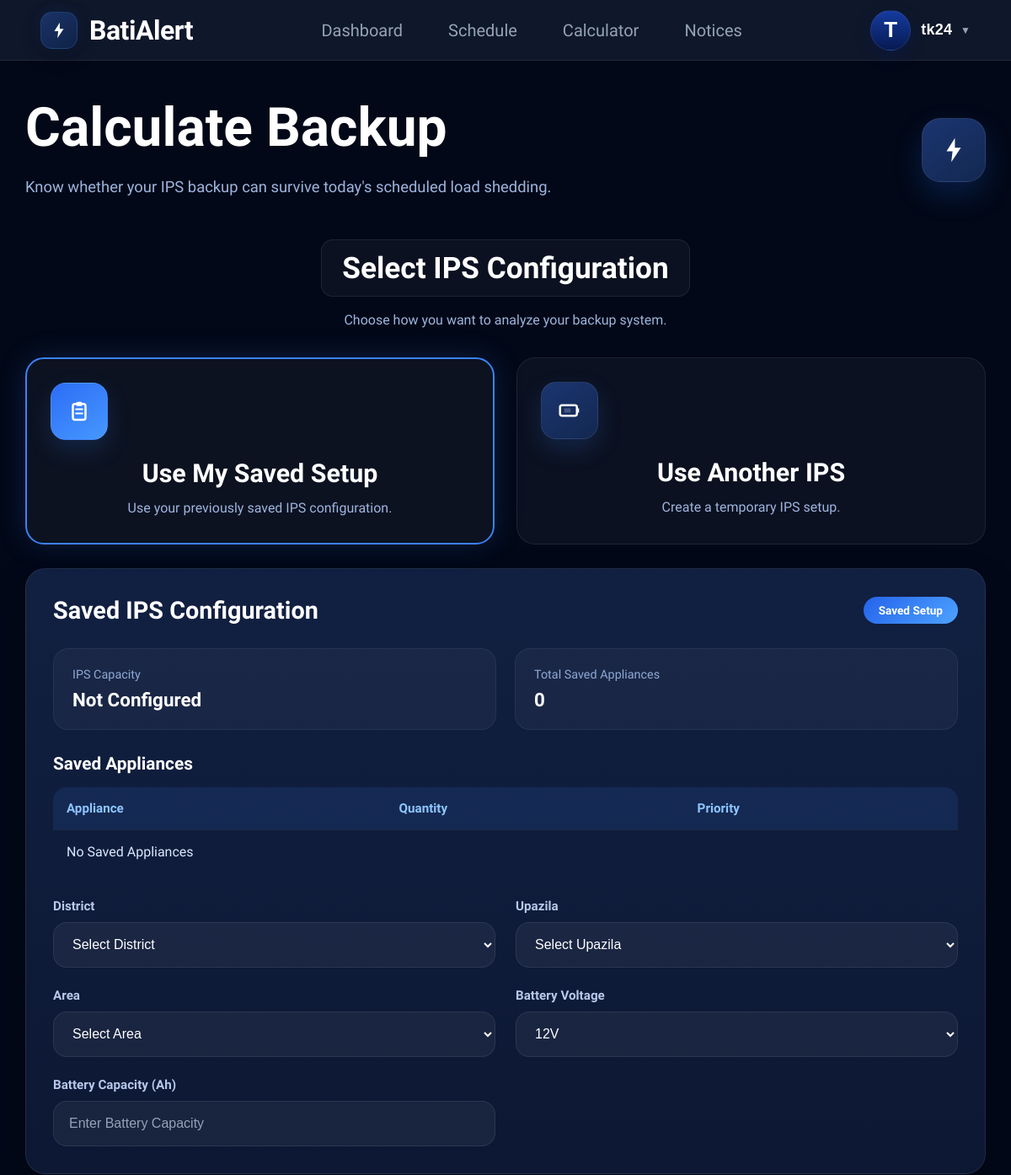
Page /calculator/ (signed in, upper part) on the earlier database version.
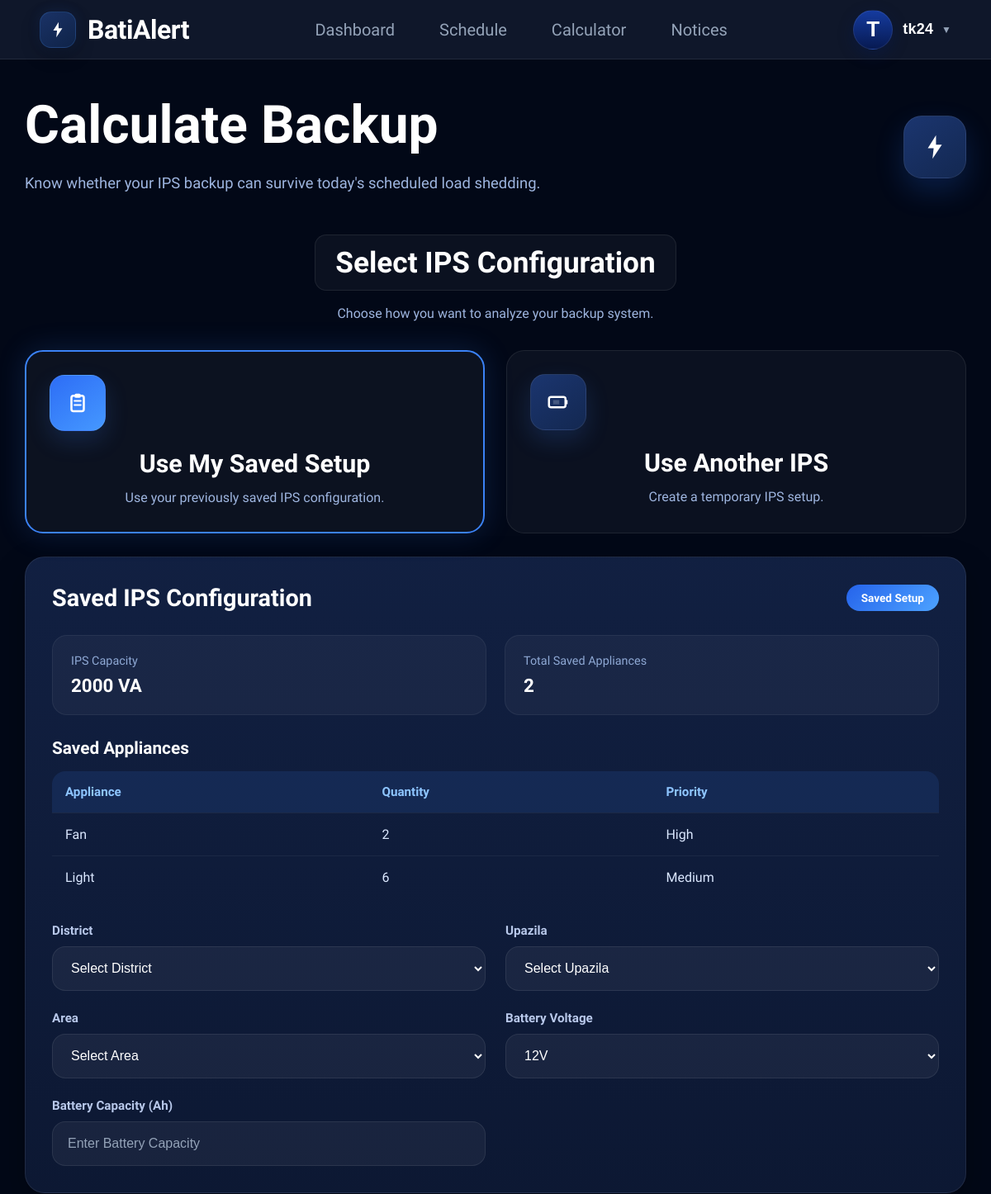
Same page on the later database version.
### users/models.py (models this page shows, shortened)
class SavedSetup(models.Model):
    user = models.OneToOneField(
        User,
        on_delete=models.CASCADE
    )
    ips_capacity = models.IntegerField()

class SetupAppliance(models.Model):
    setup = models.ForeignKey(
        SavedSetup,
        on_delete=models.CASCADE,
        related_name="items"
    )
    appliance = models.ForeignKey(
        Appliance,
        on_delete=models.CASCADE
    )
    quantity = models.PositiveIntegerField()
    custom_watt = models.PositiveIntegerField(
        null=True,
        blank=True
    )
    priority = models.PositiveIntegerField()

### core/models.py (models this page shows, shortened)
class Appliance(models.Model):
    name = models.CharField(
        max_length=100
    )
    watt = models.IntegerField()

### core/views.py (the view, shortened to what this page needs)
@login_required
def calculator(request):
    saved_setup = SavedSetup.objects.filter(
        user=request.user
    ).first()
    profile = UserProfile.objects.filter(
        user=request.user
    ).first()
    appliances = []
    if saved_setup:
        appliances = (
            SetupAppliance.objects
            .filter(setup=saved_setup)
            .select_related("appliance")
        )
    districts = (
        Area.objects
        .values_list("district", flat=True)
        .distinct()
        .order_by("district")
    )
    appliances_list = (
        Appliance.objects
        .all()
        .order_by("name")
    )
    result = None
    context = {
        "saved_setup": saved_setup,
        "profile": profile,
        "appliances": appliances,
        "districts": districts,
        "appliances_list": appliances_list,
        "result": result,
    }
    return render(request, "calculator.html", context)

### users/context_processors.py (called while the page is built)
def appliance_context(request):
    return {
        "appliances":
        Appliance.objects.all()
    }

### templates/calculator.html (shortened to what the changed rows need)
{% extends 'base.html' %}
{% block content %}
<section class="calculator-section">
    <div class="calculator-container">
<div class="calculator-header">
    <div class="hero-left">
        <h1 class="calculator-title">Calculate Backup</h1>
    </div>
</div>
<form method="POST" id="calculatorForm">
<div class="setup-selection">
    <h2 class="section-title">Select IPS Configuration</h2>
</div>
<div class="saved-setup-section" id="savedSetupSection">
    <div class="glass-card">
        <div class="card-header">
            <h2>Saved IPS Configuration</h2>
        </div>
        <div class="saved-grid">
            <div class="saved-item">
                <span class="saved-label">IPS Capacity</span>
                <h3>
                    {% if saved_setup %}{{ saved_setup.ips_capacity }} VA{% else %}Not Configured{% endif %}
                </h3>
            </div>
            <div class="saved-item">
                <span class="saved-label">Total Saved Appliances</span>
                <h3>{{ appliances|length }}</h3>
            </div>
        </div>
        <div class="saved-appliances">
            <table class="appliance-table">
                <thead>
                    <tr>
                        <th>Appliance</th>
                        <th>Quantity</th>
                        <th>Priority</th>
                    </tr>
                </thead>
                <tbody>
                    {% for item in appliances %}
                    <tr>
                        <td>{{ item.appliance.name }}</td>
                        <td>{{ item.quantity }}</td>
                        <td>
                            {% if item.priority == 1 %}High
                            {% elif item.priority == 2 %}Medium
                            {% else %}Low
                            {% endif %}
                        </td>
                    </tr>
                    {% empty %}
                    <tr><td colspan="3">No Saved Appliances</td></tr>
                    {% endfor %}
                </tbody>
            </table>
        </div>
    </div>
</div>
</form>
    </div>
</section>
{% endblock %}

Differences in the rows shown:
added SavedSetup: ips_capacity "2000"
added SetupAppliance: appliance.name "Fan", quantity "2", priority "High"
added SetupAppliance: appliance.name "Light", quantity "6", priority "Medium"
Other differences:
{{ appliances|length }}: "0" → "2"
text no longer shown: "Not Configured No Saved Appliances"
text now shown: "VA"
